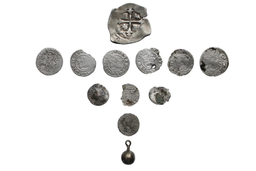
#> input picture Assets/Greyscale test/start.png, 256 x 171 px, shrunk from 896 x 599 before the run, found by its file name
$ python extract_imagine.py
#> lines starting #> are read from the running program, lines starting #| are printed output that depends on the picture; after the words box and inside, x2 and y2 are one past the last pixel; in counts of white or black regions, pixels touching at a corner belong together
from cmath import sqrt
import cv2 as cv
import math
import os
import json
import numpy as np
from PIL import Image, ImageFont, ImageDraw

def magic(imagepath: str):

    imgname = imagepath
    path = imgname.rsplit('\\', 1)[0]
    path = path + '\\'
    photofolder = path + "photos\\"
    fontfilepath = "Scripts\\fontu.ttf"
    binarythresh = 251
    epsilonarie = 5.0
    epsilonper = 1
    epsilonbright = 0.005
    epsilondark = 0.005
    symmetrystep = 0.017
    symmetrythresh = 0.2
    lowfilldiff = 5
    highfilldiff = 5
    finalsymmetrythresh = 0.998
    smallthresh = 10

    ##########################################################################################################

    if not os.path.exists(path+"photos"):
        os.mkdir(path+"photos")

    def obtinere_index(indeximg, line, column):
        return (((int(indeximg[line][column][2])) + ((int(indeximg[line][column][1])) << 8) + ((int(indeximg[line][column][0])) << 16)) - 1)


    '''--------------------ADAUGAT-----------NUMAR--------------------------------- '''

    def adaugare_numar (a, num):
        draw = ImageDraw.Draw(a)
        font = ImageFont.truetype(fontfilepath, 25)
        text= str(num+1)
        draw.text((5, 5), text= text, fill="red", font=font, align="right")
        a.save(photofolder+"{}_withnumber.png".format(num))

    # [6 lines left out: function concatenare_orizontala, not called in this run]

    ##########################################################################################################

    originalimg = cv.imread(imgname, cv.IMREAD_UNCHANGED)
#> originalimg is the input picture: shape (171, 256, 4); mean B, G, R, A 233.9, 234.7, 235, 255
    rows, cols, _ = originalimg.shape
    if len(originalimg[0][0]) == 4:
        for i in range(rows):
            for j in range(cols):
                if originalimg[i][j][3] < 255:
                    originalimg[i][j][0] = 255
                    originalimg[i][j][1] = 255
                    originalimg[i][j][2] = 255
        img = cv.cvtColor(originalimg, cv.COLOR_BGRA2BGR)
    else:
        img = originalimg.copy()

    # turn background to white

    bgbb = (0, 0, 0, 0)
    bgbbarea = -1
    bgcolor = (0, 0, 0)

    wbimg = img.copy()
    rect = cv.floodFill(wbimg, None, (0, 0), (255, 255, 255), loDiff=lowfilldiff, upDiff=highfilldiff, flags=4+cv.FLOODFILL_FIXED_RANGE)[3]
#> rect = (0, 0, 256, 171)
#> wbimg: shape (171, 256, 3); mean B, G, R 233.9, 234.7, 235
    rectarea = (rect[2]-rect[0]+1) * (rect[3]-rect[1]+1)
#> rectarea = 44204
    if rectarea > bgbbarea:
        bgbb = rect
#> bgbb = (0, 0, 256, 171)
        bgbbarea = rectarea
#> bgbbarea = 44204
        bgcolor = img[0][0]
#> bgcolor = [255, 255, 255]
        finalwbimg = wbimg.copy()

    wbimg = img.copy()
    rect = cv.floodFill(wbimg, None, (0, rows-1), (255, 255, 255), loDiff=lowfilldiff, upDiff=highfilldiff, flags=4+cv.FLOODFILL_FIXED_RANGE)[3]
    rectarea = (rect[2]-rect[0]+1) * (rect[3]-rect[1]+1)
    if rectarea > bgbbarea:
        bgbb = rect
        bgbbarea = rectarea
        bgcolor = img[rows-1][0]
        finalwbimg = wbimg.copy()

    wbimg = img.copy()
    rect = cv.floodFill(wbimg, None, (cols-1, 0), (255, 255, 255), loDiff=lowfilldiff, upDiff=highfilldiff, flags=4+cv.FLOODFILL_FIXED_RANGE)[3]
    rectarea = (rect[2]-rect[0]+1) * (rect[3]-rect[1]+1)
    if rectarea > bgbbarea:
        bgbb = rect
        bgbbarea = rectarea
        bgcolor = img[0][cols-1]
        finalwbimg = wbimg.copy()

    wbimg = img.copy()
    rect = cv.floodFill(wbimg, None, (cols-1, rows-1), (255, 255, 255), loDiff=lowfilldiff, upDiff=highfilldiff, flags=4+cv.FLOODFILL_FIXED_RANGE)[3]
    rectarea = (rect[2]-rect[0]+1) * (rect[3]-rect[1]+1)
    if rectarea > bgbbarea:
        bgbb = rect
        bgbbarea = rectarea
        bgcolor = img[rows-1][cols-1]
        finalwbimg = wbimg.copy()

    bgcolor = [int(s) for s in bgcolor]

    for i in range(rows):
        for j in range(cols):
            if finalwbimg[i][j][0] == bgcolor[0] and finalwbimg[i][j][1] == bgcolor[1] and finalwbimg[i][j][2] == bgcolor[2]:
                finalwbimg[i][j] = [255, 255, 255]

    wbimg = finalwbimg.copy()

    # get object contours

    grayimg = cv.cvtColor(wbimg, cv.COLOR_BGR2GRAY)
    invbinaryimg = cv.threshold(grayimg, binarythresh, 255, cv.THRESH_BINARY_INV)[1]
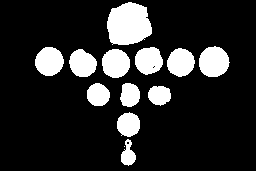
#> invbinaryimg: shape (171, 256); 16.5% white; 13 white regions (1 under 20 px)

    contours = cv.findContours(invbinaryimg, cv.RETR_EXTERNAL, cv.CHAIN_APPROX_NONE)[0]
#> contours = 13 contours, 1 with area under 20; largest, box (x1, y1, x2, y2) and area: (107, 2, 152, 45) 1452, (199, 46, 230, 77) 698, (35, 47, 64, 76) 610, (102, 49, 130, 78) 606, (167, 48, 195, 77) 571
    contoursbinaryimg = invbinaryimg.copy()
    cv.drawContours(contoursbinaryimg, contours, -1, color=(255, 255, 255), thickness=cv.FILLED)
#> contoursbinaryimg: shape (171, 256); 16.5% white; 13 white regions (1 under 20 px)

    # sort contours by area in decreasing order

    contours = list(contours)
    contours.sort(key=lambda c:cv.contourArea(c), reverse=True)

    # eliminate false objects (lmao)

    while len(contours) > 0 and cv.contourArea(contours[len(contours)-1]) <= smallthresh:
        contours.pop()
#> this loop made 1 pass
#> after the loop, contours = 12 contours; largest, box (x1, y1, x2, y2) and area: (107, 2, 152, 45) 1452, (199, 46, 230, 77) 698, (35, 47, 64, 76) 610, (102, 49, 130, 78) 606, (167, 48, 195, 77) 571

    # give indexes to objects

    indexedimg = np.zeros((rows, cols, 3), np.uint8)

    for i in range(len(contours)):
        cr = ((i+1) & 255)
        cg = (((i+1) >> 8) & 255)
        cb = (((i+1) >> 16) & 255)
        cv.drawContours(indexedimg, [contours[i]], -1, color=(cb, cg, cr), thickness=cv.FILLED)
#> this loop made 12 passes

    # make lists with object properties

    objectprops = [{} for i in range(len(contours))]
#> objectprops = 12 items

    intensities = [0 for i in range(len(contours))]
#> intensities = [0, 0, 0, 0, 0, 0, 0, 0, 0, 0, 0, 0]
    nrpixels = [0 for i in range(len(contours))]
#> nrpixels = [0, 0, 0, 0, 0, 0, 0, 0, 0, 0, 0, 0]
    objectareas = [0 for i in range(len(contours))]
#> objectareas = [0, 0, 0, 0, 0, 0, 0, 0, 0, 0, 0, 0]
    objectperimeters = [0 for i in range(len(contours))]
#> objectperimeters = [0, 0, 0, 0, 0, 0, 0, 0, 0, 0, 0, 0]
    objectcentroidrow = [0 for i in range(len(contours))]
#> objectcentroidrow = [0, 0, 0, 0, 0, 0, 0, 0, 0, 0, 0, 0]
    objectcentroidcol = [0 for i in range(len(contours))]
#> objectcentroidcol = [0, 0, 0, 0, 0, 0, 0, 0, 0, 0, 0, 0]
    objectsymmetryscore = [0 for i in range(len(contours))]
#> objectsymmetryscore = [0, 0, 0, 0, 0, 0, 0, 0, 0, 0, 0, 0]
    objectsymmetryaxis = [0 for i in range(len(contours))]
#> objectsymmetryaxis = [0, 0, 0, 0, 0, 0, 0, 0, 0, 0, 0, 0]

    # calculate object pixel number and intensities (RSUM + BSUM + GSUM)

    for i in range(rows):
        for j in range(cols):
            ind = obtinere_index(indexedimg, i, j)
            if ind >= 0 and invbinaryimg[i][j] == 255:
                nrpixels[ind] += 1
                intensities[ind] += (int(img[i][j][0]) + int(img[i][j][1]) + int(img[i][j][2]))
#> after the loop, intensities = [601086, 274951, 262628, 284012, 231431, 281163, 259392, 137246, 132729, 154709, 137240, 71155]; nrpixels = [1523, 742, 650, 647, 611, 604, 584, 445, 416, 380, 360, 243]

    # generate image with transparent background

    alphaimg = cv.cvtColor(img, cv.COLOR_BGR2BGRA)
    for i in range(rows):
        for j in range(cols):
            if invbinaryimg[i][j] == 255:
                alphaimg[i][j][3] = 255
            else:
                alphaimg[i][j][3] = 0

    # keep max area and min perimeter objects

    maxarie = -1
    for i in range(len(contours)):
        if cv.contourArea(contours[i]) > maxarie:
            maxarie = cv.contourArea(contours[i])
        objectareas[i] = cv.contourArea(contours[i])
#> this loop made 12 passes
#> maxarie on pass 1: 1452
#> after the loop, maxarie = 1452; objectareas = [1452, 698.5, 609.5, 605.5, 571, 565.5, 545.5, 410, 384, 347, 328, 214.5]

    minper = 9999999
    for i in range(len(contours)):
        if cv.arcLength(contours[i], True) < minper:
            minper = cv.arcLength(contours[i], True)
        objectperimeters[i] = cv.arcLength(contours[i], True)
#> this loop made 12 passes
#> minper on passes 1, 2, 3, 5, 6, 7, 8, 9: 158.2, 99.5, 92.67, 91.25, 91.01, 88.67, 79.6, 72.77
#> after the loop, minper = 71.11; objectperimeters = [158.2, 99.5, 92.67, 93.01, 91.25, 91.01, 88.67, 79.6, 72.77, 72.28, 71.11, 74.18]

    onlymaxarieminper = img.copy()

    ok = False
    for i in range(len(contours)):
        currarie = cv.contourArea(contours[i])
        currper = cv.arcLength(contours[i], True)
        if maxarie-currarie <= epsilonarie and currper-minper <= epsilonper:
            ok = True
#> this loop made 12 passes
#> (currarie, currper) on passes 1 to 8: (1452, 158.2), (698.5, 99.5), (609.5, 92.67), (605.5, 93.01), (571, 91.25), (565.5, 91.01), (545.5, 88.67), (410, 79.6)

    if not ok:
        for i in range(len(contours)):
            currarie = cv.contourArea(contours[i])
            currper = cv.arcLength(contours[i], True)
            if maxarie-currarie > epsilonarie and currper-minper > epsilonper:
                cv.drawContours(onlymaxarieminper, [contours[i]], -1, color=bgcolor, thickness=cv.FILLED)
                cv.drawContours(onlymaxarieminper, [contours[i]], -1, color=bgcolor, thickness=8)
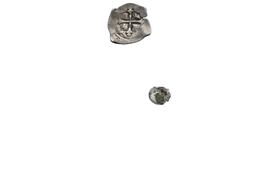
#> onlymaxarieminper: shape (171, 256, 3); mean B, G, R 249.4, 249.7, 249.9
    else:
        for i in range(len(contours)):
            currarie = cv.contourArea(contours[i])
            currper = cv.arcLength(contours[i], True)
            if maxarie-currarie > epsilonarie or currper-minper > epsilonper:
                cv.drawContours(onlymaxarieminper, [contours[i]], -1, color=bgcolor, thickness=cv.FILLED)
                cv.drawContours(onlymaxarieminper, [contours[i]], -1, color=bgcolor, thickness=8)

    # keep max and min brightness

    maxbrightness = -1.0
    minbrightness = 10250.0
    for i in range(len(contours)):
        bright = intensities[i] / nrpixels[i]
        if bright > maxbrightness:
            maxbrightness = bright
        if bright < minbrightness:
            minbrightness = bright
#> this loop made 12 passes
#> (bright, maxbrightness, minbrightness) on pass 1: (394.7, 394.7, 394.7)
#> after the loop, maxbrightness = 465.5; minbrightness = 292.8

    onlybrightanddark = img.copy()

    for i in range(len(contours)):
        bright = intensities[i] / nrpixels[i]
        if bright-minbrightness > epsilondark and maxbrightness-bright > epsilonbright:
            cv.drawContours(onlybrightanddark, [contours[i]], -1, color=bgcolor, thickness=cv.FILLED)
            cv.drawContours(onlybrightanddark, [contours[i]], -1, color=bgcolor, thickness=8)
#> this loop made 12 passes
#> bright on passes 1 to 8: 394.7, 370.6, 404, 439, 378.8, 465.5, 444.2, 308.4
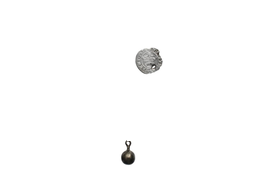
#> onlybrightanddark: shape (171, 256, 3); mean B, G, R 252.7, 252.8, 252.8

    # update dictionary

    for i in range(len(contours)):
        objectprops[i]['intensities'] = intensities[i]
        objectprops[i]['nrpixels'] = nrpixels[i]
        objectprops[i]['area'] = objectareas[i]
        objectprops[i]['perimeter'] = objectperimeters[i]
        objectprops[i]['brightness'] = intensities[i]/nrpixels[i]

    # centroid calculation

    for i in range(rows):
        for j in range(cols):
            ind = obtinere_index(indexedimg, i, j)
            if ind >= 0 and invbinaryimg[i][j] == 255:
                objectcentroidcol[ind] += j
                objectcentroidrow[ind] += i
#> after the loop, objectcentroidcol = [195306, 158359, 31785, 74632, 110203, 89566, 47951, 57007, 40657, 49201, 57247, 31045]; objectcentroidrow = [36350, 45590, 39680, 40766, 37912, 36347, 36839, 55241, 39262, 35938, 34141, 37486]

    for i in range(len(contours)):
        objectcentroidcol[i] /= nrpixels[i]
        objectcentroidrow[i] /= nrpixels[i]
        objectprops[i]['centroidrow'] = objectcentroidrow[i]
        objectprops[i]['centroidcol'] = objectcentroidcol[i]
#> after the loop, objectcentroidcol = [128.2, 213.4, 48.9, 115.4, 180.4, 148.3, 82.11, 128.1, 97.73, 129.5, 159, 127.8]; objectcentroidrow = [23.87, 61.44, 61.05, 63.01, 62.05, 60.18, 63.08, 124.1, 94.38, 94.57, 94.84, 154.3]


    # sort objects in decreasing order of areas AND calculate symmetry

    image_number=0
    blanc = np.zeros((1, 1, 3), np.uint8)
    cv.imwrite(photofolder+"\\longlong.png", blanc)

    onlyasymmetricalimg = img.copy()

    for c in range(len(contours)):

        print(c)
#| 0

        # creare imagine cu numar

        x, y, w, h = cv.boundingRect(contours[c])
#> x = 107; y = 2; w = 45; h = 43
        element = alphaimg[y:y+h, x:x+w]
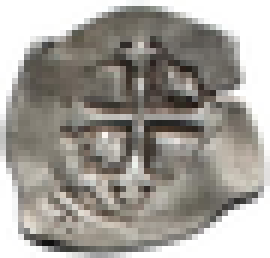
#> element: shape (43, 45, 4) (shown 6 times larger); mean B, G, R, A 152.5, 158.6, 162.2, 200.7

        for i in range(h):
            for j in range(w):
                ind = obtinere_index(indexedimg, y+i, x+j)
                if ind is not c:
                    element[i][j][3] = 0
                    element[i][j][0] = bgcolor[0]
                    element[i][j][1] = bgcolor[1]
                    element[i][j][2] = bgcolor[2]
#> element: shape (43, 45, 4); 4.5% of pixels changed, all inside (x1, y1, x2, y2) = (0, 0, 45, 43)

        objectprops[c]['boundingbox'] = [y, x, y+h-1, x+w-1]

        cv.imwrite(photofolder+"{}.png".format(c), element)
        im = Image.open(photofolder+"{}.png".format(c))

        objectprops[c]['filename'] = (photofolder+"{}.png".format(c)).split('\\', 1)[1]

        # calculare simetrie

        binaryelement = invbinaryimg[y:y+h, x:x+w]
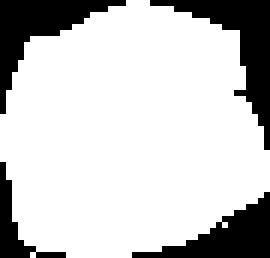
#> binaryelement: shape (43, 45) (shown 6 times larger); 78.7% white; 4 black regions, box (x1, y1, x2, y2) and area: (25, 0, 45, 25) 137, (0, 0, 21, 19) 123, (22, 32, 45, 43) 106, (0, 27, 11, 43) 46
        for i in range(h):
            for j in range(w):
                ind = obtinere_index(indexedimg, y+i, x+j)
                if ind != c:
                    binaryelement[i][j] = 0

        centroid = (objectcentroidrow[c]-y, objectcentroidcol[c]-x)
#> centroid = (21.87, 21.24)
        partialsumrow = [[0 for j in range(cols)] for i in range(rows)]
        partialsumcol = [[0 for j in range(cols)] for i in range(rows)]

        for i in range(h):
            j = 0
            if binaryelement[i][j] == 255:
                partialsumrow[i][j] = 1
            for j in range(1, w):
                partialsumrow[i][j] = partialsumrow[i][j-1]
                if binaryelement[i][j] == 255:
                    partialsumrow[i][j] += 1
#> after the loop, partialsumrow = 171 items

        for j in range(w):
            i = 0
            if binaryelement[i][j] == 255:
                partialsumcol[i][j] = 1
            for i in range(1, h):
                partialsumcol[i][j] = partialsumcol[i-1][j]
                if binaryelement[i][j] == 255:
                    partialsumcol[i][j] += 1
#> after the loop, partialsumcol = 171 items

        # normalizare symmetrystep

        if h+w <= 180:
            symmetrystep = 0.054
        elif h+w <= 360:
            symmetrystep = 0.036
        else:
            symmetrystep = 0.018

        # cazul linie orizontala

        theta = 0
        m = 0

        legit = 0

        # y = m * (x - centroid[1]) + centroid[0]
        # x = (y - centroid[0]) / m + centroid[1]
        area1 = 0
        area2 = 0
        if w <= h:
            for j in range(w):
                i = int(centroid[0])
                if i >= 0 and i < h:
                    if i > 0:
                        area1 += partialsumcol[i-1][j]
                    if i < h-1:
                        area2 += (partialsumcol[h-1][j] - partialsumcol[i][j])
                elif i < 0:
                    area2 += partialsumcol[h-1][j]
                else:
                    area1 += partialsumcol[h-1][j]
        else:
            for i in range(h):
                if i < int(centroid[0]):
                    area1 += partialsumrow[i][w-1]
                elif i > int(centroid[0]):
                    area2 += partialsumrow[i][w-1]
#> this loop made 43 passes
#> area2 on passes 23 to 30: 44, 88, 132, 177, 222, 266, 310, 354
#> after the loop, area1 = 689; area2 = 790


        if area1+area2 == 0 or (abs(area1-area2)-20) / (area1+area2) < symmetrythresh:
            #iterat prin fiecare punct si calculat coordonatele punctului simetric(ib, jb)

            legit = 0
            for i in range (0, h):
                for j in range (0, w):
                    if binaryelement[i][j] == 255:
                        jb = j
                        ib = int(centroid[0]+(centroid[0]-i))

                        if ib >= 0 and ib < h and jb >= 0 and jb < w and binaryelement[i][j] == binaryelement[ib][jb]:
                            legit = legit + 1
#> after the loop, legit = 1394
            legit = (legit + objectperimeters[c]//2) / nrpixels[c]
#> legit = 0.967

        if legit > objectsymmetryscore[c]:
            objectsymmetryscore[c] = legit
            objectsymmetryaxis[c] = m

        # cazul linie verticala

        theta = math.pi/2
        m = math.tan(math.pi/2)

        legit = 0

        # y = m * (x - centroid[1]) + centroid[0]
        # x = (y - centroid[0]) / m + centroid[1]
        area1 = 0
        area2 = 0
        if w <= h:
            for j in range(w):
                if j < int(centroid[1]):
                    area1 += partialsumcol[h-1][j]
                elif j > int(centroid[1]):
                    area2 += partialsumcol[h-1][j]
        else:
            for i in range(h):
                j = int(centroid[1])
                if j >= 0 and j < w:
                    if j > 0:
                        area1 += partialsumrow[i][j-1]
                    if j < w-1:
                        area2 += (partialsumrow[i][w-1] - partialsumrow[i][j])
                elif j < 0:
                    area2 += partialsumrow[i][w-1]
                else:
                    area1 += partialsumrow[i][w-1]
#> this loop made 43 passes
#> (area1, area2) on passes 5 to 12: (25, 48), (36, 66), (52, 84), (69, 102), (86, 120), (103, 138), (121, 156), (139, 175)
#> after the loop, area1 = 734; area2 = 746


        if area1+area2 == 0 or (abs(area1-area2)-20) / (area1+area2) < symmetrythresh:
            #iterat prin fiecare punct si calculat coordonatele punctului simetric(ib, jb)

            legit = 0
            for i in range (0, h):
                for j in range (0, w):
                    if binaryelement[i][j] == 255:
                        ib = i
                        jb = int(centroid[1] + (centroid[1]-j))

                        if ib >= 0 and ib < h and jb >= 0 and jb < w and binaryelement[i][j] == binaryelement[ib][jb]:
                            legit = legit + 1
#> after the loop, legit = 1409
            legit = (legit + objectperimeters[c]//2) / nrpixels[c]
#> legit = 0.977

        if legit > objectsymmetryscore[c]:
            objectsymmetryscore[c] = legit
            objectsymmetryaxis[c] = m

        # cazuri generale

        theta = symmetrystep
        while theta < math.pi:

            m = math.tan(theta)

            legit = 0

            if m != 0:

                # y = m * (x - centroid[1]) + centroid[0]
                # x = (y - centroid[0]) / m + centroid[1]
                area1 = 0
                area2 = 0
                if w <= h:
                    for j in range(w):
                        i = int(m * (j - centroid[1]) + centroid[0])
                        if i >= 0 and i < h:
                            if i > 0:
                                area1 += partialsumcol[i-1][j]
                            if i < h-1:
                                area2 += (partialsumcol[h-1][j] - partialsumcol[i][j])
                        elif i < 0:
                            area2 += partialsumcol[h-1][j]
                        else:
                            area1 += partialsumcol[h-1][j]
                else:
                    for i in range(h):
                        j = int((i - centroid[0]) / m + centroid[1])
                        if j >= 0 and j < w:
                            if j > 0:
                                area1 += partialsumrow[i][j-1]
                            if j < w-1:
                                area2 += (partialsumrow[i][w-1] - partialsumrow[i][j])
                        elif j < 0:
                            area2 += partialsumrow[i][w-1]
                        else:
                            area1 += partialsumrow[i][w-1]

                if area1+area2 == 0 or (abs(area1-area2)-20) / (area1+area2) < symmetrythresh:
                    #iterat prin fiecare punct si calculat coordonatele punctului simetric(ib, jb)

                    legit = 0
                    m2 = (-1) / m
                    for i in range (0, h):
                        for j in range (0, w):
                            if binaryelement[i][j] == 255:
                                x = (i-m2*j+m*centroid[1]-centroid[0])/(m-m2)
                                y = m*x+(-m*centroid[1]+centroid[0])
                                jb = int(x+(x-j))
                                ib = int(y+(y-i))

                                if ib >= 0 and ib < h and jb >= 0 and jb < w and binaryelement[i][j] == binaryelement[ib][jb]:
                                    legit = legit + 1
                    legit = (legit + objectperimeters[c]//2) / nrpixels[c]

            if legit > objectsymmetryscore[c]:
                objectsymmetryscore[c] = legit
                objectsymmetryaxis[c] = m

            theta += symmetrystep
#> this loop made 58 passes
#> legit on passes 1 to 8: 0.964, 0.959, 0.962, 0.967, 0.979, 0.988, 0.986, 0.983
#> after the loop, objectsymmetryaxis = [3.55, 0, 0, 0, 0, 0, 0, 0, 0, 0, 0, 0]; objectsymmetryscore = [1.01, 0, 0, 0, 0, 0, 0, 0, 0, 0, 0, 0]; theta = 3.19

        objectprops[c]['symmetry'] = objectsymmetryscore[c]
        objectprops[c]['symmetryaxis'] = objectsymmetryaxis[c]
        objectprops[c]['contourlength'] = len(contours[c])

        if objectsymmetryscore[c] >= finalsymmetrythresh:
            cv.drawContours(onlyasymmetricalimg, [contours[c]], -1, color=bgcolor, thickness=cv.FILLED)
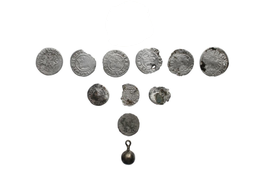
#> onlyasymmetricalimg: shape (171, 256, 3); mean B, G, R 238.4, 238.9, 239.1
            cv.drawContours(onlyasymmetricalimg, [contours[c]], -1, color=bgcolor, thickness=8)
#> onlyasymmetricalimg: shape (171, 256, 3); 0.34% of pixels changed, all inside (x1, y1, x2, y2) = (105, 0, 154, 49)

        # concatenare

        adaugare_numar(im, c)
#> in adaugare_numar, `text= str(num+1)`: text = '1'
#> in adaugare_numar, `a.save(photofolder+"{}_withnumber.png".format(num))`:
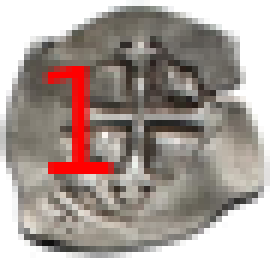
#> saved as 0_withnumber.png: PIL image 45x43 RGBA (shown 6 times larger); mean R, G, B, A 166.9, 154.4, 148.7, 200.7; transparent parts drawn white
        objectprops[c]['withnumbername'] = (photofolder+"{}_withnumber.png".format(c)).split('\\', 1)[1]
#> (the run stopped early here; a loop or call above may not have finished)
